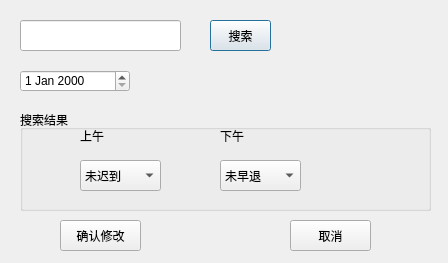
<?xml version="1.0" encoding="UTF-8"?>
<ui version="4.0">
 <class>alterCheckIn</class>
 <widget class="QDialog" name="alterCheckIn">
  <property name="geometry">
   <rect>
    <x>0</x>
    <y>0</y>
    <width>448</width>
    <height>263</height>
   </rect>
  </property>
  <property name="windowTitle">
   <string>企业人事管理系统</string>
  </property>
  <widget class="QPushButton" name="searchBtn">
   <property name="geometry">
    <rect>
     <x>210</x>
     <y>20</y>
     <width>61</width>
     <height>31</height>
    </rect>
   </property>
   <property name="text">
    <string>搜索</string>
   </property>
  </widget>
  <widget class="QLineEdit" name="searchLineText">
   <property name="geometry">
    <rect>
     <x>20</x>
     <y>20</y>
     <width>161</width>
     <height>31</height>
    </rect>
   </property>
   <property name="text">
    <string/>
   </property>
  </widget>
  <widget class="QDateEdit" name="dateEdit">
   <property name="geometry">
    <rect>
     <x>20</x>
     <y>70</y>
     <width>110</width>
     <height>22</height>
    </rect>
   </property>
  </widget>
  <widget class="QGroupBox" name="groupBox">
   <property name="geometry">
    <rect>
     <x>20</x>
     <y>110</y>
     <width>411</width>
     <height>101</height>
    </rect>
   </property>
   <property name="title">
    <string>搜索结果</string>
   </property>
   <widget class="QLabel" name="amLabel">
    <property name="geometry">
     <rect>
      <x>60</x>
      <y>20</y>
      <width>54</width>
      <height>12</height>
     </rect>
    </property>
    <property name="text">
     <string>上午</string>
    </property>
   </widget>
   <widget class="QLabel" name="pmLabel">
    <property name="geometry">
     <rect>
      <x>200</x>
      <y>20</y>
      <width>54</width>
      <height>12</height>
     </rect>
    </property>
    <property name="text">
     <string>下午</string>
    </property>
   </widget>
   <widget class="QComboBox" name="amComboBox">
    <property name="geometry">
     <rect>
      <x>60</x>
      <y>50</y>
      <width>81</width>
      <height>31</height>
     </rect>
    </property>
    <item>
     <property name="text">
      <string>未迟到</string>
     </property>
    </item>
    <item>
     <property name="text">
      <string>迟到</string>
     </property>
    </item>
    <item>
     <property name="text">
      <string>请假</string>
     </property>
    </item>
    <item>
     <property name="text">
      <string>----</string>
     </property>
    </item>
   </widget>
   <widget class="QComboBox" name="pmComboBox">
    <property name="geometry">
     <rect>
      <x>200</x>
      <y>50</y>
      <width>81</width>
      <height>31</height>
     </rect>
    </property>
    <item>
     <property name="text">
      <string>未早退</string>
     </property>
    </item>
    <item>
     <property name="text">
      <string>早退</string>
     </property>
    </item>
    <item>
     <property name="text">
      <string>请假</string>
     </property>
    </item>
    <item>
     <property name="text">
      <string>----</string>
     </property>
    </item>
   </widget>
  </widget>
  <widget class="QPushButton" name="okBtn">
   <property name="geometry">
    <rect>
     <x>60</x>
     <y>220</y>
     <width>81</width>
     <height>31</height>
    </rect>
   </property>
   <property name="text">
    <string>确认修改</string>
   </property>
  </widget>
  <widget class="QPushButton" name="cancelBtn">
   <property name="geometry">
    <rect>
     <x>290</x>
     <y>220</y>
     <width>81</width>
     <height>31</height>
    </rect>
   </property>
   <property name="text">
    <string>取消</string>
   </property>
  </widget>
 </widget>
 <resources/>
 <connections/>
</ui>
